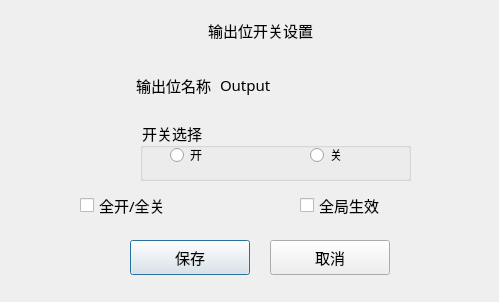
<?xml version="1.0" encoding="UTF-8"?>
<ui version="4.0">
 <class>setSwitchDlg</class>
 <widget class="QDialog" name="setSwitchDlg">
  <property name="geometry">
   <rect>
    <x>0</x>
    <y>0</y>
    <width>499</width>
    <height>302</height>
   </rect>
  </property>
  <property name="font">
   <font>
    <family>微软雅黑</family>
    <pointsize>11</pointsize>
    <weight>50</weight>
    <italic>false</italic>
    <bold>false</bold>
   </font>
  </property>
  <property name="windowTitle">
   <string>Dialog</string>
  </property>
  <property name="styleSheet">
   <string notr="true">font: 11pt &quot;微软雅黑&quot;;
color: rgb(0, 0, 0);</string>
  </property>
  <widget class="QGroupBox" name="groupBox">
   <property name="geometry">
    <rect>
     <x>140</x>
     <y>120</y>
     <width>271</width>
     <height>61</height>
    </rect>
   </property>
   <property name="title">
    <string>开关选择</string>
   </property>
   <widget class="QRadioButton" name="openRadio">
    <property name="geometry">
     <rect>
      <x>30</x>
      <y>20</y>
      <width>60</width>
      <height>30</height>
     </rect>
    </property>
    <property name="text">
     <string>开</string>
    </property>
   </widget>
   <widget class="QRadioButton" name="closeRadio">
    <property name="geometry">
     <rect>
      <x>170</x>
      <y>20</y>
      <width>60</width>
      <height>30</height>
     </rect>
    </property>
    <property name="text">
     <string>关</string>
    </property>
   </widget>
  </widget>
  <widget class="QPushButton" name="saveBtn">
   <property name="geometry">
    <rect>
     <x>130</x>
     <y>240</y>
     <width>120</width>
     <height>35</height>
    </rect>
   </property>
   <property name="text">
    <string>保存</string>
   </property>
  </widget>
  <widget class="QCheckBox" name="uniteCheckBox">
   <property name="geometry">
    <rect>
     <x>80</x>
     <y>190</y>
     <width>171</width>
     <height>30</height>
    </rect>
   </property>
   <property name="text">
    <string>全开/全关</string>
   </property>
  </widget>
  <widget class="QCheckBox" name="wholeCheckBox">
   <property name="geometry">
    <rect>
     <x>300</x>
     <y>190</y>
     <width>151</width>
     <height>30</height>
    </rect>
   </property>
   <property name="text">
    <string>全局生效</string>
   </property>
  </widget>
  <widget class="QPushButton" name="cancelBtn">
   <property name="geometry">
    <rect>
     <x>270</x>
     <y>240</y>
     <width>120</width>
     <height>35</height>
    </rect>
   </property>
   <property name="text">
    <string>取消</string>
   </property>
  </widget>
  <widget class="QLabel" name="titleLabel">
   <property name="geometry">
    <rect>
     <x>30</x>
     <y>0</y>
     <width>461</width>
     <height>60</height>
    </rect>
   </property>
   <property name="font">
    <font>
     <family>微软雅黑</family>
     <pointsize>11</pointsize>
     <weight>50</weight>
     <italic>false</italic>
     <bold>false</bold>
    </font>
   </property>
   <property name="text">
    <string>输出位开关设置</string>
   </property>
   <property name="alignment">
    <set>Qt::AlignCenter</set>
   </property>
  </widget>
  <widget class="QLabel" name="label_4">
   <property name="geometry">
    <rect>
     <x>40</x>
     <y>70</y>
     <width>171</width>
     <height>30</height>
    </rect>
   </property>
   <property name="text">
    <string>输出位名称</string>
   </property>
   <property name="alignment">
    <set>Qt::AlignRight|Qt::AlignTrailing|Qt::AlignVCenter</set>
   </property>
  </widget>
  <widget class="QLabel" name="nameLabel">
   <property name="geometry">
    <rect>
     <x>220</x>
     <y>70</y>
     <width>181</width>
     <height>30</height>
    </rect>
   </property>
   <property name="text">
    <string>Output</string>
   </property>
  </widget>
 </widget>
 <tabstops>
  <tabstop>cancelBtn</tabstop>
  <tabstop>openRadio</tabstop>
  <tabstop>closeRadio</tabstop>
  <tabstop>uniteCheckBox</tabstop>
  <tabstop>wholeCheckBox</tabstop>
  <tabstop>saveBtn</tabstop>
 </tabstops>
 <resources/>
 <connections>
  <connection>
   <sender>cancelBtn</sender>
   <signal>clicked()</signal>
   <receiver>setSwitchDlg</receiver>
   <slot>close()</slot>
   <hints>
    <hint type="sourcelabel">
     <x>219</x>
     <y>257</y>
    </hint>
    <hint type="destinationlabel">
     <x>159</x>
     <y>150</y>
    </hint>
   </hints>
  </connection>
 </connections>
</ui>
